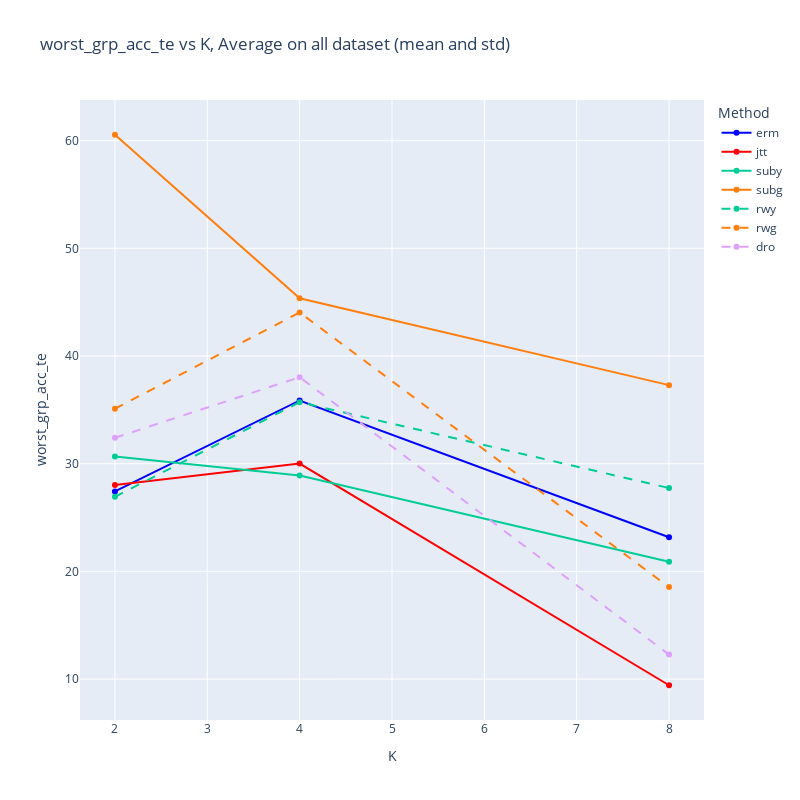

Notebook source saved alongside this figure:
### Markdown cell above
## b. worst_acc_te

### Code cell
x_axis = 'K'
y_axis = 'worst_grp_acc_te' #'mean_grp_acc_te'
plot_graph_all(df_fix_mu, x_axis, y_axis,error_bars=False, normalize=NORMALIZE)

### Figure 1 — Plotly figure (JSON) as saved in the notebook; plotly's stock layout.template omitted (floating-point values rounded to 4 significant figures)
{"data": [{"line": {"color": "blue", "dash": "solid"}, "mode": "lines+markers", "name": "erm", "type": "scatter", "x": [2, 4, 8], "y": [27.43, 35.87, 23.17]}, {"line": {"color": "red", "dash": "solid"}, "mode": "lines+markers", "name": "jtt", "type": "scatter", "x": [2, 4, 8], "y": [28.02, 30.01, 9.424]}, {"line": {"color": "#00CC96", "dash": "solid"}, "mode": "lines+markers", "name": "suby", "type": "scatter", "x": [2, 4, 8], "y": [30.66, 28.9, 20.89]}, {"line": {"color": "#ff7f0e", "dash": "solid"}, "mode": "lines+markers", "name": "subg", "type": "scatter", "x": [2, 4, 8], "y": [60.55, 45.36, 37.3]}, {"line": {"color": "#00CC96", "dash": "dash"}, "mode": "lines+markers", "name": "rwy", "type": "scatter", "x": [2, 4, 8], "y": [26.93, 35.71, 27.74]}, {"line": {"color": "#ff7f0e", "dash": "dash"}, "mode": "lines+markers", "name": "rwg", "type": "scatter", "x": [2, 4, 8], "y": [35.11, 44.04, 18.54]}, {"line": {"color": "#DEA0FD", "dash": "dash"}, "mode": "lines+markers", "name": "dro", "type": "scatter", "x": [2, 4, 8], "y": [32.4, 38.03, 12.27]}], "layout": {"height": 800, "legend": {"title": {"text": "Method"}}, "title": {"text": "worst_grp_acc_te vs K, Average on all dataset (mean and std)"}, "width": 800, "xaxis": {"title": {"text": "K"}}, "yaxis": {"title": {"text": "worst_grp_acc_te"}}}}
